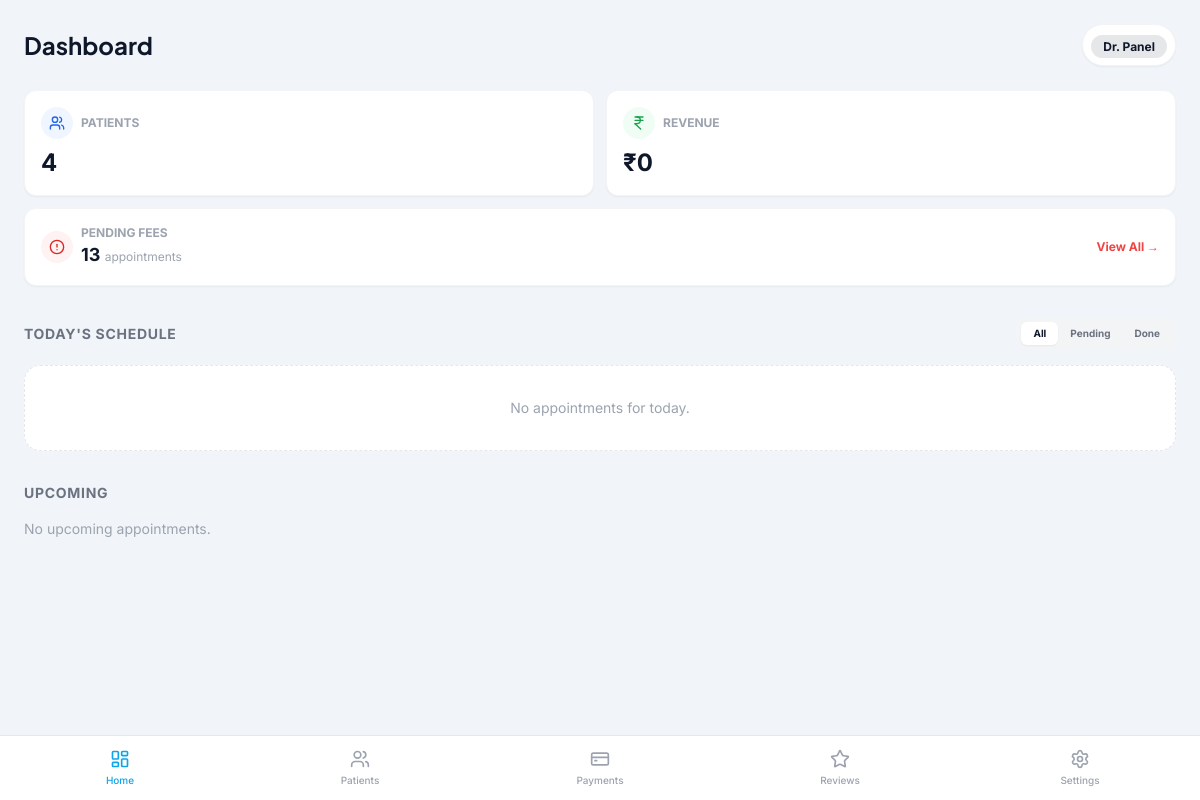
The page /custom-admin/dashboard/ (signed in) on the database as committed earlier.
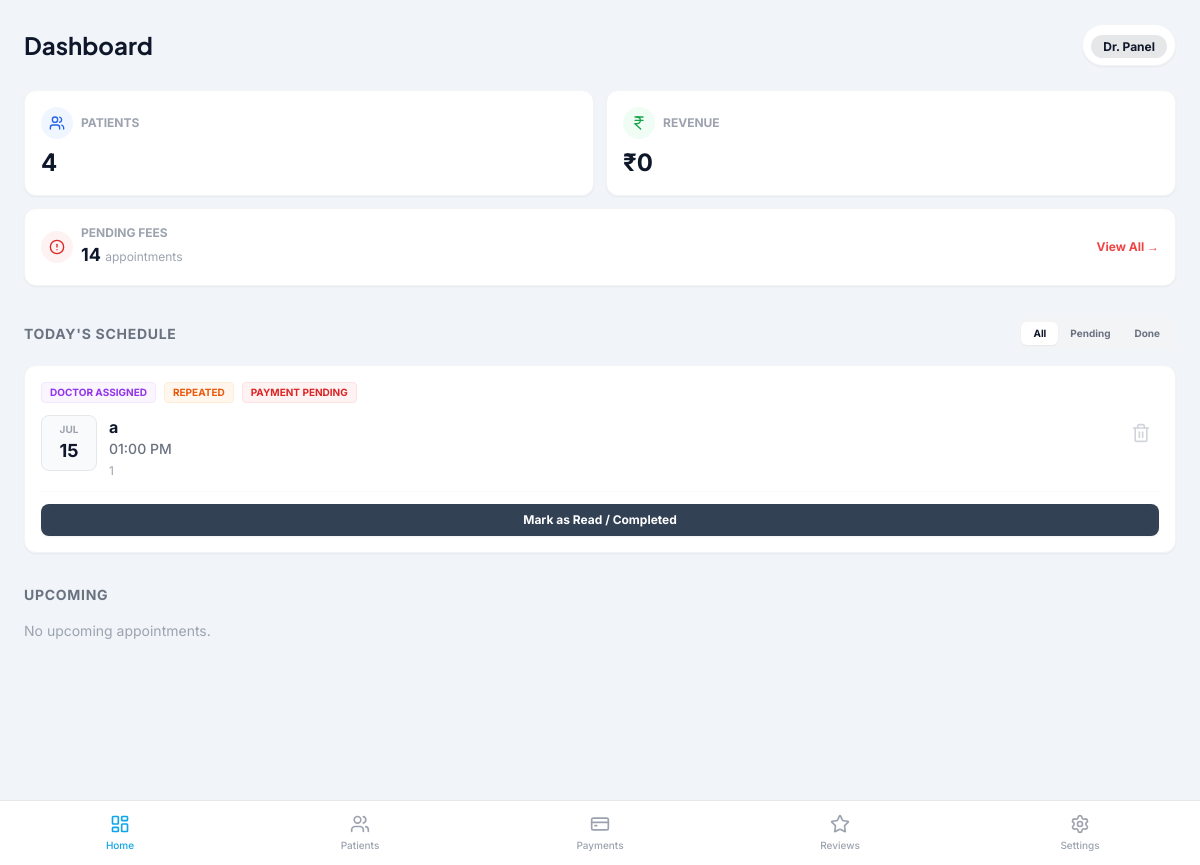
The same page on the database as committed later.
### appointments/models.py (models this page shows, shortened)
class Appointment(models.Model):
    STATUS_CHOICES = [
        ('PENDING', 'Pending'),
        ('CONFIRMED', 'Confirmed'),
        ('COMPLETED', 'Completed'),
        ('CANCELLED', 'Cancelled'),
    ]
    PAYMENT_STATUS_CHOICES = [
        ('PENDING', 'Pending'),
        ('PAID', 'Paid'),
        ('FAILED', 'Failed'),
    ]
    BOOKING_SOURCE_CHOICES = [
        ('PATIENT', 'Patient'),
        ('DOCTOR', 'Doctor'),
    ]
    patient = models.ForeignKey(Patient, on_delete=models.CASCADE, related_name='appointments')
    slot = models.ForeignKey(DailySlot, on_delete=models.CASCADE, related_name='appointments')
    status = models.CharField(max_length=20, choices=STATUS_CHOICES, default='CONFIRMED') # Default confirmed for patient booking
    payment_status = models.CharField(max_length=20, choices=PAYMENT_STATUS_CHOICES, default='PENDING')
    booking_source = models.CharField(max_length=10, choices=BOOKING_SOURCE_CHOICES, default='PATIENT')
    symptoms = models.TextField(blank=True, null=True)
    fee = models.DecimalField(max_digits=10, decimal_places=2, null=True, blank=True)
    is_free = models.BooleanField(default=False)
    razorpay_order_id = models.CharField(max_length=100, null=True, blank=True)
    razorpay_payment_id = models.CharField(max_length=100, null=True, blank=True)
    razorpay_signature = models.CharField(max_length=200, null=True, blank=True)
    created_at = models.DateTimeField(auto_now_add=True)
    updated_at = models.DateTimeField(auto_now=True)

class DailySlot(models.Model):
    date = models.DateField()
    time = models.TimeField()
    capacity = models.PositiveIntegerField(default=1)
    booked_count = models.PositiveIntegerField(default=0)
    is_active = models.BooleanField(default=True)
    class Meta:
        unique_together = ('date', 'time')
        ordering = ['date', 'time']

### accounts/models.py (models this page shows, shortened)
class Patient(models.Model):
    GENDER_CHOICES = [
        ('M', 'Male'),
        ('F', 'Female'),
        ('O', 'Other'),
    ]
    user = models.OneToOneField(User, on_delete=models.CASCADE)
    full_name = models.CharField(max_length=120)
    email = models.EmailField()
    phone = models.CharField(max_length=20, unique=True)
    dob = models.DateField(null=True, blank=True)
    gender = models.CharField(max_length=1, choices=GENDER_CHOICES)
    country = models.CharField(max_length=50)
    address = models.TextField(null=True, blank=True)
    created_at = models.DateTimeField(auto_now_add=True)

### adminpanel/views.py (the view)
# urls.py: path('dashboard/', views.home, name='home'),
@login_required
def home(request):
    if not request.user.is_staff:
        return redirect('adminpanel:login')
    today = timezone.now().date()
    today_appointments = Appointment.objects.filter(
        slot__date=today,
        status__in=['CONFIRMED', 'PENDING']
    ).exclude(status='COMPLETED').select_related('patient', 'slot').order_by('slot__time')
    upcoming_appointments = Appointment.objects.filter(
        slot__date__gt=today,
        status__in=['CONFIRMED', 'PENDING']
    ).select_related('patient', 'slot').order_by('slot__date', 'slot__time')
    for appt in today_appointments:
        appt.is_repeated = Appointment.objects.filter(
            patient=appt.patient,
            created_at__lt=appt.created_at
        ).exists()
    for appt in upcoming_appointments:
        appt.is_repeated = Appointment.objects.filter(
            patient=appt.patient,
            created_at__lt=appt.created_at
        ).exists()
    total_patients = Patient.objects.count()
    pending_payments_count = Appointment.objects.filter(
        payment_status='PENDING',
        fee__isnull=False,
        is_free=False,
        status__in=['CONFIRMED', 'COMPLETED']
    ).count()
    revenue_data = Appointment.objects.filter(
        payment_status='PAID',
        updated_at__date=today
    ).aggregate(Sum('fee'))
    today_revenue = revenue_data['fee__sum'] if revenue_data['fee__sum'] else 0
    context = {
        'today_appointments': today_appointments,
        'upcoming_appointments': upcoming_appointments,
        'active_tab': 'home',
        'stats': {
            'total_patients': total_patients,
            'pending_payments': pending_payments_count,
            'today_revenue': today_revenue
        }
    }
    return render(request, 'adminpanel/home.html', context)

### templates/adminpanel/home.html (shortened to what the changed rows need)
{% extends 'adminpanel/base_mobile.html' %}
{% block content %}
<div class="p-6 pb-24">
  <div class="flex justify-between items-center mb-6">
    <div>
      <h1 class="text-2xl font-heading font-bold text-primary">
        Dashboard
      </h1>
    </div>
  </div>
  <div class="grid grid-cols-2 gap-3 mb-8">
    <div class="bg-white p-4 rounded-xl border border-gray-100 shadow-sm col-span-2">
      <div class="flex justify-between items-center">
        <div class="flex items-center gap-2">
          <div>
            <span class="text-xs font-bold text-gray-400 uppercase block">Pending Fees</span>
            <p class="text-lg font-bold text-primary">{{ stats.pending_payments }} <span class="text-xs font-normal text-gray-400">appointments</span></p>
          </div>
        </div>
      </div>
    </div>
  </div>
  <div class="mb-8">
    <div class="flex justify-between items-center mb-4">
      <h2 class="text-sm font-bold text-gray-500 uppercase tracking-wider">
        Today's Schedule
      </h2>
    </div>
    {% if today_appointments %}
      <div class="space-y-3" id="today-appointments-list">
        {% for appt in today_appointments %}
          <div class="appointment-item transition-all duration-300"
               data-status="{% if appt.status == 'COMPLETED' %}completed{% else %}pending{% endif %}">
            {% include 'adminpanel/components/appointment_card.html' with appt=appt %}
          </div>
        {% endfor %}
      </div>
    {% else %}
      <div class="text-center py-8 bg-white rounded-2xl border border-dashed border-gray-200">
        <p class="text-gray-400 text-sm">No appointments for today.</p>
      </div>
    {% endif %}
  </div>
  <div class="mb-8">
    <h2 class="text-sm font-bold text-gray-500 uppercase tracking-wider mb-4">
      Upcoming
    </h2>
  </div>
</div>
{% endblock %}

### templates/adminpanel/components/appointment_card.html (shortened to what this page needs)
<div class="bg-white p-4 rounded-xl border border-gray-100 shadow-sm relative overflow-hidden group">
    <div class="flex gap-2 mb-3 flex-wrap">
        {% if appt.booking_source == 'DOCTOR' %}
            <span class="bg-purple-50 text-purple-600 text-[10px] font-bold px-2 py-0.5 rounded border border-purple-100">DOCTOR ASSIGNED</span>
        {% else %}
            <span class="bg-blue-50 text-blue-600 text-[10px] font-bold px-2 py-0.5 rounded border border-blue-100">PATIENT BOOKED</span>
        {% endif %}
        {% if appt.is_repeated %}
            <span class="bg-orange-50 text-orange-600 text-[10px] font-bold px-2 py-0.5 rounded border border-orange-100">REPEATED</span>
        {% else %}
            <span class="bg-green-50 text-green-600 text-[10px] font-bold px-2 py-0.5 rounded border border-green-100">NEW PATIENT</span>
        {% endif %}
        {% if appt.status == 'CANCELLED' %}
             <span class="bg-red-50 text-red-600 text-[10px] font-bold px-2 py-0.5 rounded border border-red-100">CANCELLED</span>
        {% elif appt.is_free %}
             <span class="bg-teal-50 text-teal-600 text-[10px] font-bold px-2 py-0.5 rounded border border-teal-100">FREE</span>
        {% elif appt.payment_status == 'PAID' %}
             <span class="bg-teal-50 text-teal-600 text-[10px] font-bold px-2 py-0.5 rounded border border-teal-100">PAID</span>
        {% else %}
             <span class="bg-red-50 text-red-600 text-[10px] font-bold px-2 py-0.5 rounded border border-red-100">PAYMENT PENDING</span>
        {% endif %}
    </div>
    <div class="flex justify-between items-start">
        <div class="flex gap-3">
            <div class="flex flex-col items-center justify-center bg-gray-50 rounded-lg w-14 h-14 border border-gray-200">
                <span class="text-[10px] font-bold text-gray-400 uppercase">{{ appt.slot.date|date:"M" }}</span>
                <span class="text-lg font-bold text-primary">{{ appt.slot.date|date:"d" }}</span>
            </div>
            <div>
                <h3 class="font-bold text-primary text-base">{{ appt.patient.full_name }}</h3>
                <p class="text-sm text-gray-500 font-medium">{{ appt.slot.time|date:"h:i A" }}</p>
                <p class="text-xs text-gray-400 mt-1">{{ appt.patient.phone }}</p>
            </div>
        </div>
        <form action="{% url 'adminpanel:delete_appointment' appt.id %}" method="POST" onsubmit="return confirm('Are you sure you want to delete this appointment?');">
            <button type="submit" class="p-2 text-gray-300 hover:text-red-500 transition-colors">
                <i data-lucide="trash-2" class="w-5 h-5"></i>
            </button>
        </form>
    </div>
    <div class="mt-3 pt-3 border-t border-gray-50">
        {% if appt.status == 'COMPLETED' %}
            <div class="flex justify-between items-center">
                <span class="text-xs font-bold text-green-600 flex items-center gap-1">
                    <i data-lucide="check-circle" class="w-3 h-3"></i> Completed
                </span>
                <span class="text-xs font-bold text-gray-500">
                    {% if appt.is_free %}
                        <span class="text-teal-600 font-bold">FREE</span>
                    {% else %}
                        Fee: ₹{{ appt.fee }}
                    {% endif %}
                </span>
            </div>
        {% else %}
            <button onclick="toggleFeeForm('fee-form-{{ appt.id }}')" class="w-full text-center text-xs font-bold text-white bg-secondary hover:bg-gray-700 py-2 rounded-lg transition-colors shadow-sm">
                Mark as Read / Completed
            </button>
        {% endif %}
    </div>
</div>

Rows that differ between the two databases and show on the page:
added Appointment: booking_source "DOCTOR ASSIGNED", shows "REPEATED", status "PAYMENT PENDING", slot "JUL", slot "15", patient.full_name "a", slot.time "01:00 PM", patient.phone "1"
Other text that changed with them:
{{ stats.pending_payments }}: "13" → "14"
text no longer shown: "No appointments for today."
